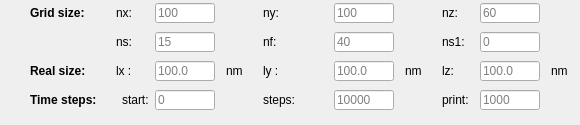
   <widget class="QWidget" name="System">
    <attribute name="title">
     <string>System info</string>
    </attribute>
    <widget class="QWidget" name="layoutWidget">
     <property name="geometry">
      <rect>
       <x>30</x>
       <y>0</y>
       <width>541</width>
       <height>116</height>
      </rect>
     </property>
     <layout class="QGridLayout" name="gridLayout">
      <item row="2" column="4">
       <widget class="QLabel" name="label_76">
        <property name="minimumSize">
         <size>
          <width>20</width>
          <height>0</height>
         </size>
        </property>
        <property name="maximumSize">
         <size>
          <width>20</width>
          <height>16777215</height>
         </size>
        </property>
        <property name="text">
         <string>nm</string>
        </property>
       </widget>
      </item>
      <item row="1" column="2" colspan="2">
       <widget class="QLineEdit" name="ns_LE">
        <property name="minimumSize">
         <size>
          <width>60</width>
          <height>20</height>
         </size>
        </property>
        <property name="maximumSize">
         <size>
          <width>60</width>
          <height>20</height>
         </size>
        </property>
        <property name="placeholderText">
         <string>15</string>
        </property>
       </widget>
      </item>
      <item row="3" column="1" alignment="Qt::AlignRight">
       <widget class="QLabel" name="label_20">
        <property name="toolTip">
         <string>Integer, the starting timestep, usually 0, except starting from previous output</string>
        </property>
        <property name="text">
         <string>start:</string>
        </property>
       </widget>
      </item>
      <item row="2" column="0">
       <widget class="QLabel" name="label_3">
        <property name="font">
         <font>
          <weight>75</weight>
          <bold>true</bold>
         </font>
        </property>
        <property name="text">
         <string>Real size:</string>
        </property>
       </widget>
      </item>
      <item row="3" column="0">
       <widget class="QLabel" name="label_4">
        <property name="font">
         <font>
          <weight>75</weight>
          <bold>true</bold>
         </font>
        </property>
        <property name="text">
         <string>Time steps:</string>
        </property>
       </widget>
      </item>
      <item row="1" column="12" alignment="Qt::AlignLeft">
       <widget class="QLabel" name="label_14">
        <property name="toolTip">
         <string>Integer, unit of 1, position of the bottom boundary condition for displacement equals 0, usually set to 0</string>
        </property>
        <property name="text">
         <string>ns1:</string>
        </property>
       </widget>
      </item>
      <item row="3" column="6" colspan="2" alignment="Qt::AlignLeft">
       <widget class="QLabel" name="label_21">
        <property name="toolTip">
         <string>Integer, total number of timesteps</string>
        </property>
        <property name="layoutDirection">
         <enum>Qt::LeftToRight</enum>
        </property>
        <property name="text">
         <string>steps:</string>
        </property>
       </widget>
      </item>
      <item row="1" column="8" colspan="2">
       <widget class="QLineEdit" name="nf_LE">
        <property name="minimumSize">
         <size>
          <width>60</width>
          <height>20</height>
         </size>
        </property>
        <property name="maximumSize">
         <size>
          <width>60</width>
          <height>20</height>
         </size>
        </property>
        <property name="placeholderText">
         <string>40</string>
        </property>
       </widget>
      </item>
      <item row="2" column="5">
       <widget class="QLabel" name="label_81">
        <property name="minimumSize">
         <size>
          <width>5</width>
          <height>0</height>
         </size>
        </property>
        <property name="maximumSize">
         <size>
          <width>5</width>
          <height>16777215</height>
         </size>
        </property>
        <property name="text">
         <string/>
        </property>
       </widget>
      </item>
      <item row="0" column="2" colspan="2">
       <widget class="QLineEdit" name="nx_LE">
        <property name="minimumSize">
         <size>
          <width>60</width>
          <height>20</height>
         </size>
        </property>
        <property name="maximumSize">
         <size>
          <width>60</width>
          <height>20</height>
         </size>
        </property>
        <property name="placeholderText">
         <string>100</string>
        </property>
       </widget>
      </item>
      <item row="0" column="6" colspan="2" alignment="Qt::AlignLeft">
       <widget class="QLabel" name="label_10">
        <property name="toolTip">
         <string>Integer, unit of 1, number of grid points in y</string>
        </property>
        <property name="text">
         <string>ny:</string>
        </property>
       </widget>
      </item>
      <item row="2" column="2" colspan="2">
       <widget class="QLineEdit" name="lx_LE">
        <property name="minimumSize">
         <size>
          <width>60</width>
          <height>20</height>
         </size>
        </property>
        <property name="maximumSize">
         <size>
          <width>60</width>
          <height>20</height>
         </size>
        </property>
        <property name="placeholderText">
         <string>100.0</string>
        </property>
       </widget>
      </item>
      <item row="2" column="10">
       <widget class="QLabel" name="label_77">
        <property name="minimumSize">
         <size>
          <width>20</width>
          <height>0</height>
         </size>
        </property>
        <property name="maximumSize">
         <size>
          <width>20</width>
          <height>16777215</height>
         </size>
        </property>
        <property name="text">
         <string>nm</string>
        </property>
       </widget>
      </item>
      <item row="0" column="1" alignment="Qt::AlignLeft">
       <widget class="QLabel" name="label_9">
        <property name="toolTip">
         <string>Integer, unit of 1, number of grid points in x</string>
        </property>
        <property name="text">
         <string>nx:</string>
        </property>
       </widget>
      </item>
      <item row="3" column="8" colspan="2">
       <widget class="QLineEdit" name="ksteps_LE">
        <property name="minimumSize">
         <size>
          <width>60</width>
          <height>20</height>
         </size>
        </property>
        <property name="maximumSize">
         <size>
          <width>60</width>
          <height>20</height>
         </size>
        </property>
        <property name="placeholderText">
         <string>10000</string>
        </property>
       </widget>
      </item>
      <item row="2" column="13" colspan="2">
       <widget class="QLineEdit" name="lz_LE">
        <property name="minimumSize">
         <size>
          <width>60</width>
          <height>20</height>
         </size>
        </property>
        <property name="maximumSize">
         <size>
          <width>60</width>
          <height>20</height>
         </size>
        </property>
        <property name="placeholderText">
         <string>100.0</string>
        </property>
       </widget>
      </item>
      <item row="2" column="1" alignment="Qt::AlignLeft">
       <widget class="QLabel" name="label_17">
        <property name="toolTip">
         <string>float number, unit of nm</string>
        </property>
        <property name="text">
         <string>lx :</string>
        </property>
        <property name="buddy">
         <cstring>electric_Widget</cstring>
        </property>
       </widget>
      </item>
      <item row="0" column="13" colspan="2">
       <widget class="QLineEdit" name="nz_LE">
        <property name="minimumSize">
         <size>
          <width>60</width>
          <height>20</height>
         </size>
        </property>
        <property name="maximumSize">
         <size>
          <width>60</width>
          <height>20</height>
         </size>
        </property>
        <property name="placeholderText">
         <string>60</string>
        </property>
       </widget>
      </item>
      <item row="2" column="12" alignment="Qt::AlignLeft">
       <widget class="QLabel" name="label_19">
        <property name="toolTip">
         <string>float number, unit of nm</string>
        </property>
        <property name="text">
         <string>lz:</string>
        </property>
       </widget>
      </item>
      <item row="0" column="12" alignment="Qt::AlignLeft">
       <widget class="QLabel" name="label_11">
        <property name="toolTip">
         <string>Integer, unit of 1, number of grid points in z</string>
        </property>
        <property name="text">
         <string>nz:</string>
        </property>
       </widget>
      </item>
      <item row="0" column="8" colspan="2">
       <widget class="QLineEdit" name="ny_LE">
        <property name="minimumSize">
         <size>
          <width>60</width>
          <height>20</height>
         </size>
        </property>
        <property name="maximumSize">
         <size>
          <width>60</width>
          <height>20</height>
         </size>
        </property>
        <property name="placeholderText">
         <string>100</string>
        </property>
       </widget>
      </item>
      <item row="1" column="13" colspan="2">
       <widget class="QLineEdit" name="ns1_LE">
        <property name="minimumSize">
         <size>
          <width>60</width>
          <height>20</height>
         </size>
        </property>
        <property name="maximumSize">
         <size>
          <width>60</width>
          <height>20</height>
         </size>
        </property>
        <property name="placeholderText">
         <string>0</string>
        </property>
       </widget>
      </item>
      <item row="2" column="6" colspan="2" alignment="Qt::AlignLeft">
       <widget class="QLabel" name="label_18">
        <property name="toolTip">
         <string>float number, unit of nm</string>
        </property>
        <property name="text">
         <string>ly :</string>
        </property>
       </widget>
      </item>
      <item row="3" column="13" colspan="2">
       <widget class="QLineEdit" name="kprint_LE">
        <property name="minimumSize">
         <size>
          <width>60</width>
          <height>20</height>
         </size>
        </property>
        <property name="maximumSize">
         <size>
          <width>60</width>
          <height>20</height>
         </size>
        </property>
        <property name="placeholderText">
         <string>1000</string>
        </property>
       </widget>
      </item>
      <item row="3" column="2" colspan="2">
       <widget class="QLineEdit" name="kstart_LE">
        <property name="minimumSize">
         <size>
          <width>60</width>
          <height>20</height>
         </size>
        </property>
        <property name="maximumSize">
         <size>
          <width>60</width>
          <height>20</height>
         </size>
        </property>
        <property name="placeholderText">
         <string>0</string>
        </property>
       </widget>
      </item>
      <item row="3" column="12" alignment="Qt::AlignLeft">
       <widget class="QLabel" name="label_22">
        <property name="toolTip">
         <string>Integer, output relavent *.dat file every $print timesteps</string>
        </property>
        <property name="text">
         <string>print:</string>
        </property>
       </widget>
      </item>
      <item row="2" column="8" colspan="2">
       <widget class="QLineEdit" name="ly_LE">
        <property name="minimumSize">
         <size>
          <width>60</width>
          <height>20</height>
         </size>
        </property>
        <property name="maximumSize">
         <size>
          <width>60</width>
          <height>20</height>
         </size>
        </property>
        <property name="placeholderText">
         <string>100.0</string>
        </property>
       </widget>
      </item>
      <item row="1" column="6" colspan="2" alignment="Qt::AlignLeft">
       <widget class="QLabel" name="label_13">
        <property name="toolTip">
         <string>Integer, unit of 1, number of grid points for film thickness</string>
        </property>
        <property name="text">
         <string>nf:</string>
        </property>
       </widget>
      </item>
      <item row="1" column="1" alignment="Qt::AlignLeft">
       <widget class="QLabel" name="label_12">
        <property name="toolTip">
         <string>Integer, unit of 1, number of grid points for substrate thickness</string>
        </property>
        <property name="text">
         <string>ns:</string>
        </property>
       </widget>
      </item>
      <item row="0" column="0">
       <widget class="QLabel" name="label_2">
        <property name="minimumSize">
         <size>
          <width>80</width>
          <height>0</height>
         </size>
        </property>
        <property name="font">
         <font>
          <weight>75</weight>
          <bold>true</bold>
         </font>
        </property>
        <property name="text">
         <string>Grid size: </string>
        </property>
       </widget>
      </item>
      <item row="2" column="11">
       <widget class="QLabel" name="label_82">
        <property name="minimumSize">
         <size>
          <width>5</width>
          <height>0</height>
         </size>
        </property>
        <property name="maximumSize">
         <size>
          <width>5</width>
          <height>16777215</height>
         </size>
        </property>
        <property name="text">
         <string/>
        </property>
       </widget>
      </item>
      <item row="2" column="15">
       <widget class="QLabel" name="label_78">
        <property name="minimumSize">
         <size>
          <width>20</width>
          <height>0</height>
         </size>
        </property>
        <property name="maximumSize">
         <size>
          <width>20</width>
          <height>16777215</height>
         </size>
        </property>
        <property name="text">
         <string>nm</string>
        </property>
       </widget>
      </item>
     </layout>
    </widget>
    <widget class="QLabel" name="label">
     <property name="geometry">
      <rect>
       <x>130</x>
       <y>20</y>
       <width>120</width>
       <height>16</height>
      </rect>
     </property>
     <property name="text">
      <string/>
     </property>
    </widget>
   </widget>
